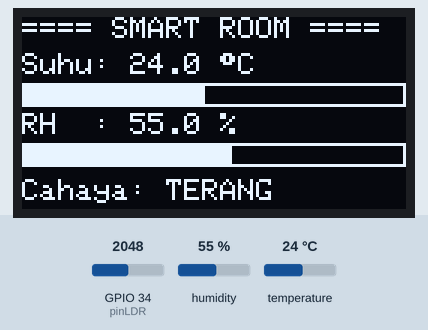
A sketch run on a simulated ESP32. Shown: 128×64 one-colour display. The inputs (shaded band) are chosen by the test bench; at power-on: GPIO 34 (pinLDR) = 2048, humidity 55 %, temperature 24 °C. What the sketch prints to the serial monitor is not drawn.

Above: at 5.2 s.
5.3 s: GPIO 34 (pinLDR) set to 2449
8.0 s: GPIO 34 (pinLDR) set to 2549
At 8.5 s:
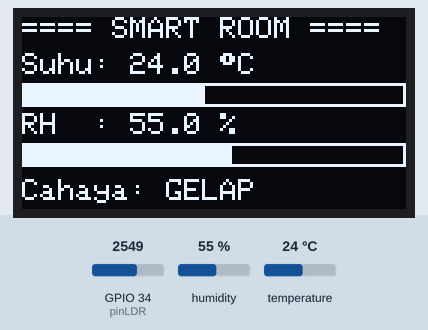
10.7 s: humidity set to 22 %
At 12.7 s:
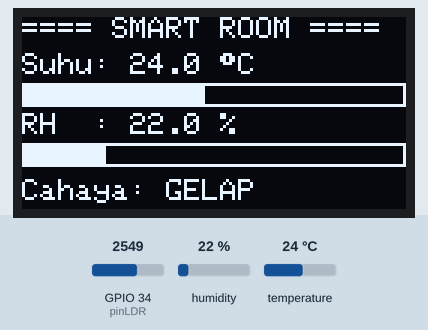
13.8 s: temperature set to 12 °C
At 14.8 s:
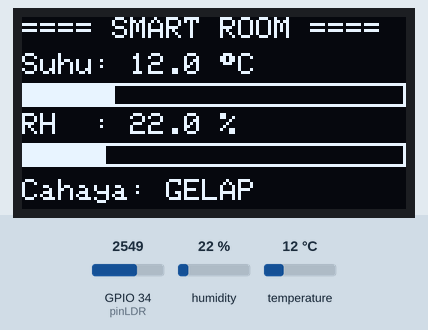
16.5 s: humidity set to 40 %
At 19.1 s:
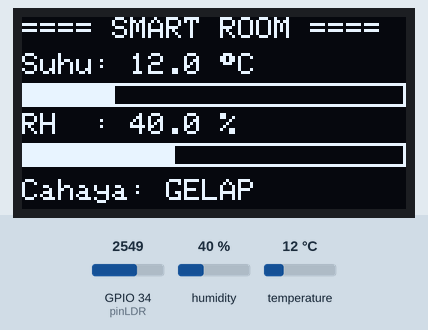
19.9 s: GPIO 34 (pinLDR) set to 2460
At 21.2 s:
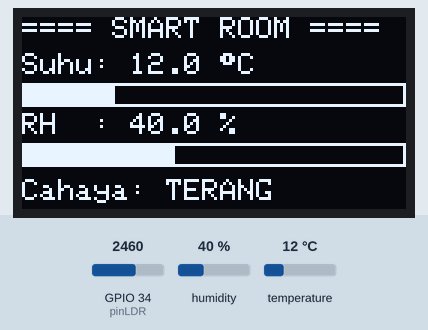
Timing chart, 0 to 22.9 s (numbered marks = the images above; inputs shaded):
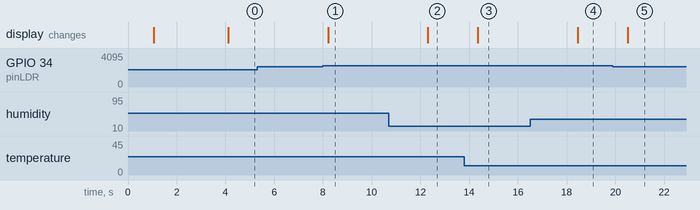

The sketch:

kode-08-oled-display.ino
```cpp
/*
  ===================================================================
  PRAKTIKUM 2: MENAMPILKAN DATA SENSOR KE OLED DISPLAY
  ===================================================================

  Deskripsi:
  Program ini menampilkan data dari sensor DHT11 (suhu & kelembapan)
  dan sensor LDR (intensitas cahaya) ke layar OLED 0.96 inch.

  Fitur Tampilan:
  - Header "SMART ROOM"
  - Suhu dalam °C dengan grafik bar
  - Kelembapan dalam % dengan grafik bar
  - Status cahaya (Terang/Gelap)
  - Update setiap 2 detik

  Komponen yang Dibutuhkan:
  - 1x ESP32 Development Board
  - 1x OLED Display 0.96" (SSD1306, I2C)
  - 1x Sensor DHT11
  - 1x LDR + Resistor 10K (voltage divider)
  - Kabel jumper
  - Breadboard

  Koneksi Rangkaian:

  OLED Display (I2C):
  VCC  --->  ESP32 3.3V
  GND  --->  ESP32 GND
  SDA  --->  ESP32 GPIO21 (default I2C SDA)
  SCL  --->  ESP32 GPIO22 (default I2C SCL)

  DHT11:
  VCC  --->  ESP32 3.3V
  DATA --->  ESP32 GPIO15
  GND  --->  ESP32 GND

  LDR (Voltage Divider):
  3.3V --->  LDR --->  GPIO34  --->  10KΩ --->  GND

  Library yang Diperlukan:
  - DHT sensor library (by Adafruit)
  - Adafruit SSD1306
  - Adafruit GFX Library

  Cara Install Library:
  1. Sketch > Include Library > Manage Libraries
  2. Cari "Adafruit SSD1306" → Install
  3. Cari "Adafruit GFX" → Install (dependency)
  4. Cari "DHT sensor library" → Install

  Dibuat untuk: Mata Kuliah Bangunan Cerdas
  Instruktur: Anton Prafanto
  ===================================================================
*/

// ===== INCLUDE LIBRARY =====
#include <Wire.h>
#include <Adafruit_GFX.h>
#include <Adafruit_SSD1306.h>
#include <DHT.h>

// ===== KONFIGURASI OLED =====
#define SCREEN_WIDTH 128    // Lebar layar OLED (pixel)
#define SCREEN_HEIGHT 64    // Tinggi layar OLED (pixel)
#define OLED_RESET -1       // Reset pin (-1 jika sharing dengan ESP32 reset)
#define SCREEN_ADDRESS 0x3C // Alamat I2C OLED (bisa 0x3C atau 0x3D)

// Membuat objek display
Adafruit_SSD1306 display(SCREEN_WIDTH, SCREEN_HEIGHT, &Wire, OLED_RESET);

// ===== KONFIGURASI DHT =====
#define DHTPIN 15
#define DHTTYPE DHT11
DHT dht(DHTPIN, DHTTYPE);

// ===== KONFIGURASI LDR =====
const int pinLDR = 34;
const int thresholdGelap = 2500;  // Sesuaikan dengan kalibrasi

// ===== FUNGSI SETUP =====
void setup() {
  // Inisialisasi Serial Monitor
  Serial.begin(115200);
  delay(1000);

  Serial.println("========================================");
  Serial.println("  SISTEM MONITORING DENGAN OLED        ");
  Serial.println("========================================");
  Serial.println();

  // Inisialisasi OLED
  Serial.print("Inisialisasi OLED...");
  if (!display.begin(SSD1306_SWITCHCAPVCC, SCREEN_ADDRESS)) {
    Serial.println(" GAGAL!");
    Serial.println("Cek koneksi OLED atau alamat I2C");
    Serial.println("Gunakan I2C Scanner untuk cek alamat");
    while (1);  // Hang jika OLED tidak terdeteksi
  }
  Serial.println(" OK!");

  // Konfigurasi display
  display.clearDisplay();           // Bersihkan buffer
  display.setTextColor(SSD1306_WHITE);  // Set warna teks putih
  display.setTextSize(1);           // Set ukuran font (1 = kecil)

  // Tampilkan splash screen
  tampilSplashScreen();
  delay(2000);

  // Inisialisasi DHT11
  Serial.print("Inisialisasi DHT11...");
  dht.begin();
  Serial.println(" OK!");

  Serial.println("Sistem siap!");
  Serial.println("========================================");
  Serial.println();

  delay(1000);
}

// ===== FUNGSI LOOP =====
void loop() {

  // LANGKAH 1: Baca data sensor
  float suhu = dht.readTemperature();
  float kelembapan = dht.readHumidity();
  int nilaiLDR = analogRead(pinLDR);

  // LANGKAH 2: Validasi data DHT11
  if (isnan(suhu) || isnan(kelembapan)) {
    tampilError("Sensor DHT11 Error!");
    delay(2000);
    return;
  }

  // LANGKAH 3: Tampilkan ke OLED
  tampilDataSensor(suhu, kelembapan, nilaiLDR);

  // LANGKAH 4: Tampilkan juga ke Serial Monitor (untuk debugging)
  Serial.print("Suhu: ");
  Serial.print(suhu, 1);
  Serial.print(" °C | Kelembapan: ");
  Serial.print(kelembapan, 1);
  Serial.print(" % | LDR: ");
  Serial.print(nilaiLDR);
  Serial.print(" (");
  Serial.print(nilaiLDR > thresholdGelap ? "GELAP" : "TERANG");
  Serial.println(")");

  // LANGKAH 5: Update setiap 2 detik
  delay(2000);
}

// ===== FUNGSI TAMPIL SPLASH SCREEN =====
void tampilSplashScreen() {
  display.clearDisplay();

  // Judul besar
  display.setTextSize(2);
  display.setCursor(10, 10);
  display.println("SMART");
  display.setCursor(15, 30);
  display.println("ROOM");

  // Subtitle kecil
  display.setTextSize(1);
  display.setCursor(5, 55);
  display.println("Monitoring System");

  display.display();  // Kirim buffer ke layar
}

// ===== FUNGSI TAMPIL DATA SENSOR =====
void tampilDataSensor(float suhu, float kelembapan, int nilaiLDR) {
  display.clearDisplay();  // Bersihkan layar

  // ===== HEADER =====
  display.setTextSize(1);
  display.setCursor(0, 0);
  display.println("==== SMART ROOM ====");

  // ===== SUHU =====
  display.setCursor(0, 12);
  display.print("Suhu: ");
  display.print(suhu, 1);  // 1 angka desimal
  display.print(" ");
  display.print((char)247);  // Simbol derajat °
  display.println("C");

  // Bar graph untuk suhu (range 0-50°C)
  int barSuhu = map(suhu, 0, 50, 0, 100);  // Convert ke persen
  if (barSuhu > 100) barSuhu = 100;
  if (barSuhu < 0) barSuhu = 0;
  gambarBarGraph(0, 22, barSuhu);

  // ===== KELEMBAPAN =====
  display.setCursor(0, 32);
  display.print("RH  : ");
  display.print(kelembapan, 1);
  display.println(" %");

  // Bar graph untuk kelembapan (range 0-100%)
  int barRH = kelembapan;
  if (barRH > 100) barRH = 100;
  if (barRH < 0) barRH = 0;
  gambarBarGraph(0, 42, barRH);

  // ===== STATUS CAHAYA =====
  display.setCursor(0, 54);
  display.print("Cahaya: ");
  if (nilaiLDR > thresholdGelap) {
    display.println("GELAP");
  } else {
    display.println("TERANG");
  }

  // Kirim buffer ke layar
  display.display();
}

// ===== FUNGSI GAMBAR BAR GRAPH =====
// x, y = koordinat kiri atas
// persen = nilai 0-100
void gambarBarGraph(int x, int y, int persen) {
  int lebar = 128;  // Lebar penuh layar
  int tinggi = 8;   // Tinggi bar

  // Frame (border)
  display.drawRect(x, y, lebar, tinggi, SSD1306_WHITE);

  // Fill bar sesuai persen
  int lebarFill = map(persen, 0, 100, 0, lebar - 2);  // -2 untuk border
  display.fillRect(x + 1, y + 1, lebarFill, tinggi - 2, SSD1306_WHITE);
}

// ===== FUNGSI TAMPIL ERROR =====
void tampilError(String pesan) {
  display.clearDisplay();

  display.setTextSize(1);
  display.setCursor(0, 0);
  display.println("==== ERROR ====");
  display.println();

  display.setTextSize(1);
  display.setCursor(0, 20);
  display.println(pesan);

  display.setCursor(0, 50);
  display.println("Cek koneksi sensor");

  display.display();

  Serial.print("ERROR: ");
  Serial.println(pesan);
}

/*
  ===================================================================
  PENJELASAN KONSEP:
  ===================================================================

  1. OLED DISPLAY:
     - OLED = Organic Light Emitting Diode
     - Setiap pixel memancarkan cahaya sendiri (tidak perlu backlight)
     - Keunggulan: kontras tinggi, hemat daya, viewing angle lebar
     - Driver: SSD1306 (standar untuk OLED 128x64)

  2. I2C (Inter-Integrated Circuit):
     - Protokol komunikasi serial 2-wire: SDA (data) dan SCL (clock)
     - Master-Slave: ESP32 = master, OLED = slave
     - Alamat I2C: setiap device punya alamat unik (0x3C atau 0x3D)
     - Keuntungan: hemat pin (hanya 2 pin untuk banyak device)

     Pin I2C ESP32:
     - SDA = GPIO21 (default)
     - SCL = GPIO22 (default)
     - Bisa diubah dengan: Wire.begin(SDA_PIN, SCL_PIN);

  3. ADAFRUIT GFX LIBRARY:
     - Library standar untuk grafik (teks, garis, shape)
     - Mendukung banyak jenis display (OLED, LCD, TFT)
     - Fungsi-fungsi grafik:
       * drawPixel(x, y, color) - gambar 1 pixel
       * drawLine(x0, y0, x1, y1, color) - garis
       * drawRect(x, y, w, h, color) - persegi
       * fillRect(x, y, w, h, color) - persegi terisi
       * drawCircle(x, y, r, color) - lingkaran
       * setCursor(x, y) - set posisi teks
       * print() / println() - tulis teks

  4. SISTEM KOORDINAT OLED:
     Koordinat dimulai dari kiri atas (0, 0)

     (0,0) -------- X ---------> (127, 0)
       |
       |
       Y
       |
       |
       v
     (0,63) --------------------> (127, 63)

     Contoh:
     display.setCursor(10, 20) → 10 pixel dari kiri, 20 dari atas

  5. BUFFER DISPLAY:
     - OLED bekerja dengan sistem buffer
     - Semua perintah gambar masuk ke buffer (RAM)
     - display.display() → kirim buffer ke layar fisik
     - display.clearDisplay() → bersihkan buffer (bukan layar!)
     - Ini membuat rendering lebih cepat (batch update)

  6. UKURAN FONT:
     - setTextSize(1) = 6x8 pixel per karakter (default, kecil)
     - setTextSize(2) = 12x16 pixel (2x lebih besar)
     - setTextSize(3) = 18x24 pixel (besar)
     - Semakin besar, semakin sedikit karakter yang muat

     Kapasitas layar 128x64 dengan font size 1:
     - Lebar: 128 / 6 = 21 karakter per baris
     - Tinggi: 64 / 8 = 8 baris

  ===================================================================
  FUNGSI-FUNGSI PENTING ADAFRUIT GFX:
  ===================================================================

  SETUP & DISPLAY:
  - display.begin(mode, address) → Inisialisasi OLED
  - display.clearDisplay() → Bersihkan buffer
  - display.display() → Update layar dari buffer
  - display.invertDisplay(true/false) → Invert warna

  TEKS:
  - display.setTextSize(n) → Set ukuran font (1-3)
  - display.setTextColor(color) → Set warna teks
  - display.setCursor(x, y) → Set posisi teks
  - display.print(data) → Print tanpa newline
  - display.println(data) → Print dengan newline

  GRAFIK DASAR:
  - display.drawPixel(x, y, color)
  - display.drawLine(x0, y0, x1, y1, color)
  - display.drawRect(x, y, w, h, color)
  - display.fillRect(x, y, w, h, color)
  - display.drawCircle(x, y, r, color)
  - display.fillCircle(x, y, r, color)

  WARNA:
  - SSD1306_WHITE → Putih (pixel nyala)
  - SSD1306_BLACK → Hitam (pixel mati)
  - Untuk OLED monochrome, hanya 2 warna

  ===================================================================
  EKSPERIMEN YANG BISA DICOBA:
  ===================================================================

  1. Animasi Loading Bar:
     void tampilLoading() {
       display.clearDisplay();
       display.setCursor(30, 20);
       display.println("Loading...");

       for (int i = 0; i <= 100; i += 5) {
         display.fillRect(14, 35, i, 10, SSD1306_WHITE);
         display.display();
         delay(100);
       }
     }

  2. Grafik Real-time (Scrolling Graph):
     int dataSuhu[128];  // Array untuk 128 pixel
     int index = 0;

     // Di loop:
     dataSuhu[index] = suhu;
     index++;
     if (index >= 128) index = 0;

     // Gambar grafik:
     for (int i = 0; i < 127; i++) {
       int y1 = map(dataSuhu[i], 0, 50, 64, 0);
       int y2 = map(dataSuhu[i+1], 0, 50, 64, 0);
       display.drawLine(i, y1, i+1, y2, SSD1306_WHITE);
     }

  3. Multi-halaman dengan Button:
     int halaman = 0;
     int pinButton = 4;

     // Di loop:
     if (digitalRead(pinButton) == LOW) {
       halaman++;
       if (halaman > 2) halaman = 0;
       delay(300);
     }

     switch(halaman) {
       case 0: tampilSuhu(); break;
       case 1: tampilKelembapan(); break;
       case 2: tampilStatistik(); break;
     }

  4. Icon/Logo Custom (Bitmap):
     // Buat bitmap 16x16
     const unsigned char logo[] PROGMEM = {
       0x00, 0x00, 0x00, 0x00, 0x00, 0x00, 0x00, 0x00,
       // ... data bitmap ...
     };

     display.drawBitmap(x, y, logo, 16, 16, SSD1306_WHITE);

  5. Alarm Visual (Blink):
     if (suhu > 35) {
       // Kedipkan display
       for (int i = 0; i < 3; i++) {
         display.invertDisplay(true);
         delay(200);
         display.invertDisplay(false);
         delay(200);
       }
     }

  ===================================================================
  TROUBLESHOOTING:
  ===================================================================

  Masalah: OLED tidak menampilkan apa-apa (blank)
  Solusi:
  - Cek koneksi VCC, GND, SDA, SCL
  - Cek alamat I2C (0x3C atau 0x3D)
  - Gunakan I2C Scanner untuk deteksi alamat:
    https://playground.arduino.cc/Main/I2cScanner/
  - Pastikan library Adafruit SSD1306 terinstall
  - Coba ganti OLED (mungkin rusak)

  Masalah: Tampilan buram atau tidak jelas
  Solusi:
  - Layar OLED mungkin kotor (bersihkan dengan kain lembut)
  - Kontras kurang (tidak bisa diatur di SSD1306)
  - OLED rusak (burn-in jika terlalu lama tampil statis)

  Masalah: Alamat I2C tidak ditemukan
  Solusi:
  - Upload I2C Scanner sketch
  - Lihat alamat yang terdeteksi (0x3C atau 0x3D)
  - Ganti SCREEN_ADDRESS di kode

  Masalah: Teks terpotong atau keluar layar
  Solusi:
  - Hitung lebar teks: jumlah_karakter × (6 × textSize)
  - Sesuaikan posisi setCursor
  - Gunakan textSize lebih kecil
  - Singkat teksnya

  Masalah: Display lambat/lag
  Solusi:
  - Jangan terlalu sering panggil display.display()
  - Update hanya saat data berubah
  - Hindari clearDisplay() di setiap loop
  - Gunakan partial update (update area tertentu saja)

  Masalah: Compile error "SSD1306 not found"
  Solusi:
  - Install library: Adafruit SSD1306
  - Install dependency: Adafruit GFX Library
  - Restart Arduino IDE
  - Cek #include <Adafruit_SSD1306.h> ada di kode

  ===================================================================
  APLIKASI DALAM BANGUNAN CERDAS:
  ===================================================================

  1. DASHBOARD RUANGAN:
     - Tampilkan suhu, kelembapan, kualitas udara
     - Status AC, lampu, kipas
     - Hemat energi (tidak perlu selalu buka app)
     - Real-time monitoring

  2. SMART THERMOSTAT:
     - Tampilan setpoint suhu
     - Mode (auto, manual, eco)
     - Grafik suhu 24 jam
     - Estimasi biaya listrik

  3. MEETING ROOM PANEL:
     - Status ruangan (Available/Occupied)
     - Jadwal meeting hari ini
     - Nama meeting & durasi
     - Countdown waktu tersisa

  4. PARKING GUIDANCE:
     - Jumlah slot tersedia
     - Arah ke slot kosong
     - Tarif parkir
     - QR code untuk pembayaran

  5. ENERGY MONITOR:
     - Konsumsi daya real-time (Watt)
     - Total kWh hari ini
     - Biaya listrik
     - Perbandingan dengan hari kemarin

  6. SECURITY PANEL:
     - Status alarm (armed/disarmed)
     - Sensor yang aktif
     - Log aktivitas terakhir
     - Kode akses keypad

  ===================================================================
*/
```

Measured:
- the behaviour switches between 2500 and 2501 on GPIO 34 (pinLDR) (found by bisection; images 0 and 1)
- after the input at 5.3 s, every drawn part: stays the same
- after the input at 8.0 s, the display: changes after 0.21 s (image 1)
- after the input at 10.7 s, the display: changes after 1.6 s (image 2)
- after the input at 13.8 s, the display: changes after 0.56 s (image 3)
- after the input at 16.5 s, the display: changes after 2.0 s (image 4)
- after the input at 19.9 s, the display: changes after 0.61 s (image 5)
